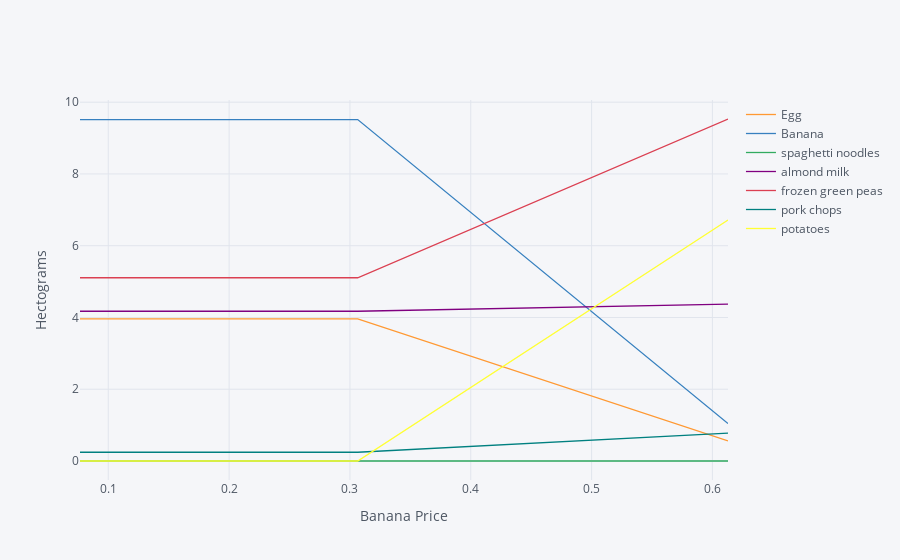

Notebook code for this chart:
### Markdown cell above
The code below creates a graph which changes prices just for *one* food,
  and traces out the effects of this change on all the foods consumed.

### Code cell
import cufflinks as cf
cf.go_offline()

ReferenceGood = 'Banana'

scale = [0.5,0.75,0.9,1.,1.1,1.2,1.3,1.4,1.5,2,4]

cost0 = solve_subsistence_problem(FoodNutrients,Prices,diet_min[group],diet_max[group],tol=tol).fun

my_p = Prices.copy()

diet = {}
for s in scale:

    my_p[ReferenceGood] = Prices[ReferenceGood]*s
    result = solve_subsistence_problem(FoodNutrients,my_p,diet_min[group],diet_max[group],tol=tol)
    diet[my_p[ReferenceGood]] = result.diet

Diet_response = pd.DataFrame(diet).T
Diet_response.index.name = '%s Price' % ReferenceGood

Diet_response.reset_index(inplace=True)

# Get rid of units for index (cufflinks chokes)
Diet_response['%s Price' % ReferenceGood] = Diet_response['%s Price' % ReferenceGood].apply(lambda x: x.magnitude)

Diet_response = Diet_response.set_index('%s Price' % ReferenceGood)

# Just look at goods consumed in quantities greater than error tolerance
Diet_response.loc[:,(Diet_response>tol).sum()>0].iplot(xTitle='%s Price' % ReferenceGood,yTitle='Hectograms')

### Figure 1 — Plotly figure (JSON) as saved in the notebook; plotly's stock layout.template omitted (floating-point values rounded to 4 significant figures)
{"data": [{"line": {"color": "rgba(255, 153, 51, 1.0)", "dash": "solid", "shape": "linear", "width": 1.3}, "mode": "lines", "name": "Egg", "text": "", "type": "scatter", "x": [0.07661, 0.1149, 0.1379, 0.1532, 0.1685, 0.1839, 0.1992, 0.2145, 0.2298, 0.3064, 0.6129], "y": [3.959, 3.959, 3.959, 3.959, 3.959, 3.959, 3.959, 3.959, 3.959, 3.959, 0.5624]}, {"line": {"color": "rgba(55, 128, 191, 1.0)", "dash": "solid", "shape": "linear", "width": 1.3}, "mode": "lines", "name": "Banana", "text": "", "type": "scatter", "x": [0.07661, 0.1149, 0.1379, 0.1532, 0.1685, 0.1839, 0.1992, 0.2145, 0.2298, 0.3064, 0.6129], "y": [9.516, 9.516, 9.516, 9.516, 9.516, 9.516, 9.516, 9.516, 9.516, 9.516, 1.043]}, {"line": {"color": "rgba(50, 171, 96, 1.0)", "dash": "solid", "shape": "linear", "width": 1.3}, "mode": "lines", "name": "spaghetti noodles", "text": "", "type": "scatter", "x": [0.07661, 0.1149, 0.1379, 0.1532, 0.1685, 0.1839, 0.1992, 0.2145, 0.2298, 0.3064, 0.6129], "y": [1.748e-08, 5.813e-10, 4.526e-10, 1.025e-08, 1.083e-06, 1.457e-06, 1.209e-06, 2.897e-07, 1.685e-07, 7.234e-09, 2.248e-09]}, {"line": {"color": "rgba(128, 0, 128, 1.0)", "dash": "solid", "shape": "linear", "width": 1.3}, "mode": "lines", "name": "almond milk", "text": "", "type": "scatter", "x": [0.07661, 0.1149, 0.1379, 0.1532, 0.1685, 0.1839, 0.1992, 0.2145, 0.2298, 0.3064, 0.6129], "y": [4.173, 4.173, 4.173, 4.173, 4.173, 4.173, 4.173, 4.173, 4.173, 4.173, 4.371]}, {"line": {"color": "rgba(219, 64, 82, 1.0)", "dash": "solid", "shape": "linear", "width": 1.3}, "mode": "lines", "name": "frozen green peas", "text": "", "type": "scatter", "x": [0.07661, 0.1149, 0.1379, 0.1532, 0.1685, 0.1839, 0.1992, 0.2145, 0.2298, 0.3064, 0.6129], "y": [5.107, 5.107, 5.107, 5.107, 5.107, 5.107, 5.107, 5.107, 5.107, 5.107, 9.532]}, {"line": {"color": "rgba(0, 128, 128, 1.0)", "dash": "solid", "shape": "linear", "width": 1.3}, "mode": "lines", "name": "pork chops", "text": "", "type": "scatter", "x": [0.07661, 0.1149, 0.1379, 0.1532, 0.1685, 0.1839, 0.1992, 0.2145, 0.2298, 0.3064, 0.6129], "y": [0.2438, 0.2438, 0.2438, 0.2438, 0.2438, 0.2438, 0.2438, 0.2438, 0.2438, 0.2438, 0.7746]}, {"line": {"color": "rgba(255, 255, 51, 1.0)", "dash": "solid", "shape": "linear", "width": 1.3}, "mode": "lines", "name": "potatoes", "text": "", "type": "scatter", "x": [0.07661, 0.1149, 0.1379, 0.1532, 0.1685, 0.1839, 0.1992, 0.2145, 0.2298, 0.3064, 0.6129], "y": [2.665e-08, 8.878e-10, 7.648e-10, 2.254e-08, 2.168e-06, 3.11e-06, 2.896e-06, 7.972e-07, 5.298e-07, 1.198e-08, 6.717]}], "layout": {"legend": {"bgcolor": "#F5F6F9", "font": {"color": "#4D5663"}}, "paper_bgcolor": "#F5F6F9", "plot_bgcolor": "#F5F6F9", "title": {"font": {"color": "#4D5663"}}, "xaxis": {"gridcolor": "#E1E5ED", "showgrid": true, "tickfont": {"color": "#4D5663"}, "title": {"font": {"color": "#4D5663"}, "text": "Banana Price"}, "zerolinecolor": "#E1E5ED"}, "yaxis": {"gridcolor": "#E1E5ED", "showgrid": true, "tickfont": {"color": "#4D5663"}, "title": {"font": {"color": "#4D5663"}, "text": "Hectograms"}, "zerolinecolor": "#E1E5ED"}}}
